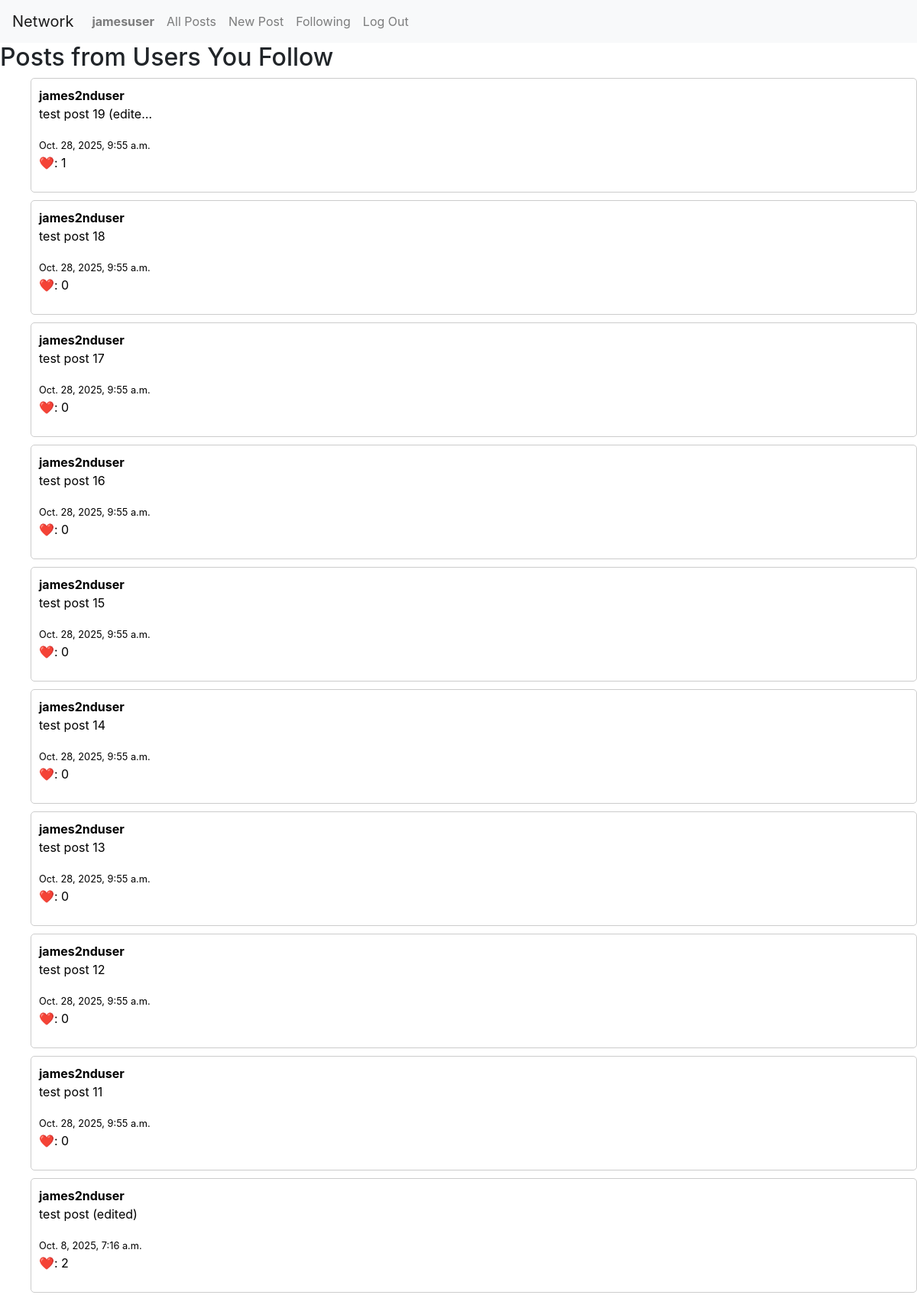
The page /following/page/1/ (signed in) on the database its author committed.
### network/models.py (models this page shows, shortened)
class User(AbstractUser):
    followers = models.ManyToManyField("self", symmetrical=False, related_name="following", blank=True)

class Post(models.Model):
    poster = models.ForeignKey(User, on_delete=models.CASCADE, related_name="posts")
    content = models.TextField(blank=False)
    timestamp = models.DateTimeField(auto_now_add=True)
    likes = models.ManyToManyField(User, related_name="liked_posts", blank=True, default=None)

### network/views.py (the view)
# urls.py: path("following/page/<int:page_number>/", views.following, name="following"),
@login_required
def following(request, page_number):
    followed_users = request.user.following.all()
    followed_posts = Post.objects.filter(poster__in=followed_users).order_by('-timestamp') # double underscore -> go to poster field and find all users in followed_users
    paginator = Paginator(followed_posts, POSTS_PER_PAGE)
    try:
        posts = paginator.page(page_number)
    except PageNotAnInteger:
        posts = paginator.page(1)
    except EmptyPage:
        posts = paginator.page(paginator.num_pages)
    return render(request, "network/following.html", {
        "posts": posts
    })

### network/templates/network/following.html (shortened to what this page needs)
{% extends "network/layout.html" %}
{% block body %}
    {% if posts %}
        <h2>Posts from Users You Follow</h2>
        <ul class="post-list">
            {% for post in posts %}
            <li><a class="post-anchor" href="{% url 'post_detail' post_id=post.id %}">
                <div class="post">
                    <strong>{{ post.poster.username }}</strong>
                    <p>{{ post.content|truncatechars:20 }}</p>
                    <small>{{ post.timestamp }}</small>
                    <p>❤️: {{ post.likes.count }}</p>
                </div>
            </a></li>
            {% endfor %}
        </ul>
    {% else %}
        <p>No posts available from users you follow.</p>
    {% endif %}
{% endblock %}

### network/templates/network/layout.html (shortened to what this page needs)
{% load static %}
<!DOCTYPE html>
<html lang="en">
    <head>
        <link rel="stylesheet" href="https://stackpath.bootstrapcdn.com/bootstrap/4.4.1/css/bootstrap.min.css">
        <link href="{% static 'network/styles.css' %}" rel="stylesheet">
    </head>
    <body>
        <nav class="navbar navbar-expand-lg navbar-light bg-light">
            <a class="navbar-brand" href="#">Network</a>
            <div>
              <ul class="navbar-nav mr-auto">
                {% if request.user.is_authenticated %}
                    <li class="nav-item">
                    <a class="nav-link" href="{% url 'profile' user_id=request.user.id page_number=1 %}"><strong>{{ user.username }}</strong></a>
                    </li>
                {% endif %}
                <li class="nav-item">
                  <a class="nav-link" href="{% url 'index' %}">All Posts</a>
                </li>
                {% if request.user.is_authenticated %}
                    <li class="nav-item">
                        <a class="nav-link" href="{% url 'newpost' %}">New Post</a>
                    <li class="nav-item">
                        <a class="nav-link" href="{% url 'following' page_number=1 %}">Following</a>
                    </li>
                    <li class="nav-item">
                        <a class="nav-link" href="{% url 'logout' %}">Log Out</a>
                    </li>
                {% endif %}
              </ul>
            </div>
          </nav>
        <div class="body">
            {% block body %}
            {% endblock %}
        </div>
    </body>
</html>

### network/static/network/styles.css (style rules this page uses)
.post { border: 1px solid #ccc; padding: 10px; margin-bottom: 10px; border-radius: 5px; background-color: white; }
.post-list { list-style-type: none; }
.post-anchor { text-decoration: none; color: black; }

### rows shown on the page
User: username "jamesuser"
Post: poster.username "james2nduser", content "test post 19 (edite…", timestamp "Oct. 28, 2025, 9:55 a.m.", likes.count "1"
Post: poster.username "james2nduser", content "test post 18", timestamp "Oct. 28, 2025, 9:55 a.m.", likes.count "0"
Post: poster.username "james2nduser", content "test post 17", timestamp "Oct. 28, 2025, 9:55 a.m.", likes.count "0"
Post: poster.username "james2nduser", content "test post 16", timestamp "Oct. 28, 2025, 9:55 a.m.", likes.count "0"
Post: poster.username "james2nduser", content "test post 15", timestamp "Oct. 28, 2025, 9:55 a.m.", likes.count "0"
Post: poster.username "james2nduser", content "test post 14", timestamp "Oct. 28, 2025, 9:55 a.m.", likes.count "0"
Post: poster.username "james2nduser", content "test post 13", timestamp "Oct. 28, 2025, 9:55 a.m.", likes.count "0"
Post: poster.username "james2nduser", content "test post 12", timestamp "Oct. 28, 2025, 9:55 a.m.", likes.count "0"
Post: poster.username "james2nduser", content "test post 11", timestamp "Oct. 28, 2025, 9:55 a.m.", likes.count "0"
Post: poster.username "james2nduser", content "test post (edited)", timestamp "Oct. 8, 2025, 7:16 a.m.", likes.count "2"
